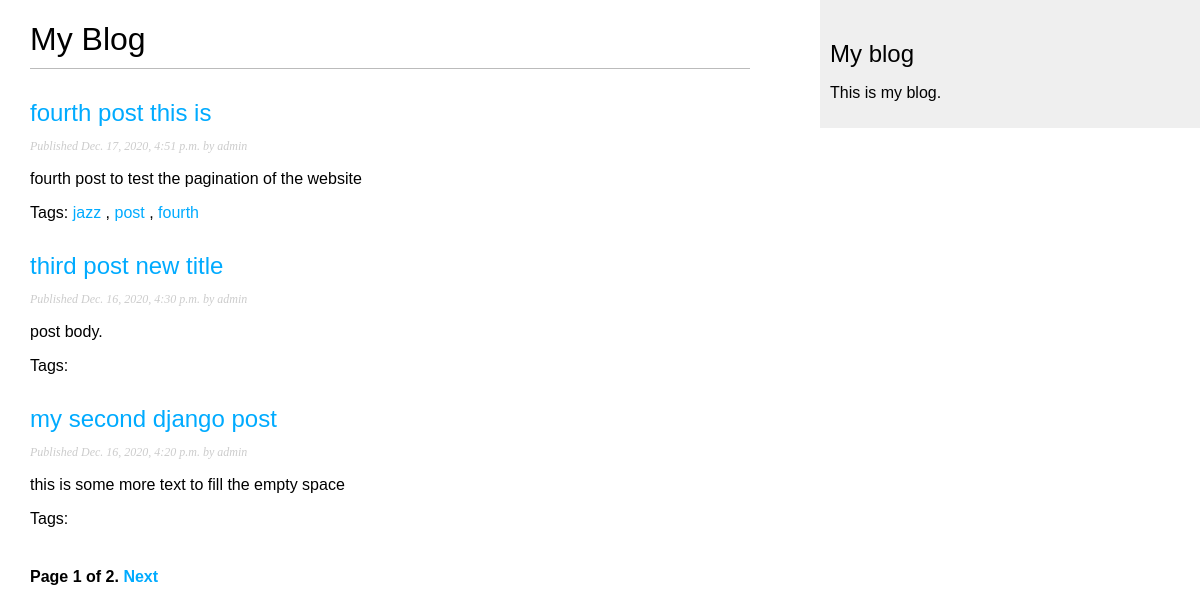
Screenshot of /blog/ with the database file from the repository.
### blog/models.py (models this page shows, shortened)
class Post(models.Model):
    objects = models.Manager()
    published = PublishedManager()
    tags = TaggableManager()
    STATUS_CHOICES = (
        ('draft', 'Draft'),
        ('published', 'Published'),
    )
    title = models.CharField(max_length=250)
    slug = models.SlugField(max_length=250,
                            unique_for_date='publish')
    author = models.ForeignKey(User,
                            on_delete=models.CASCADE,
                            related_name='blog_posts')
    body = models.TextField()
    publish = models.DateTimeField(default=timezone.now)
    created = models.DateTimeField(auto_now_add=True)
    updated = models.DateTimeField(auto_now=True)
    status = models.CharField(max_length=10,
                            choices=STATUS_CHOICES,
                            default='draft')
    class Meta:
        ordering = ('-publish',)
    def get_absolute_url(self):
        return reverse('blog:post_detail',
                        args=[self.publish.year,
                        self.publish.month,
                        self.publish.day, self.slug])

### blog/views.py (the view)
# urls.py: path('', views.post_list, name = 'post_list'),
def post_list(request, tag_slug=None):
    object_list = Post.published.all()
    tag = None
    if tag_slug:
        tag = get_object_or_404(Tag, slug = tag_slug)
        object_list = object_list.filter(tag__in=[tag])
    paginator = Paginator(object_list, 3)
    page = request.GET.get('page')
    try:
        posts = paginator.page(page)
    except PageNotAnInteger:
        posts = paginator.page(1)
    except EmptyPage:
        posts = paginator.page(paginator.num_pages)
    return render(request,
                'blog/post/list.html',
                {'page' : page,
                'posts' : posts,
                'tag' : tag})

### blog/models.py (called while the page is built)
    def get_queryset(self):
        return super(PublishedManager, self).get_queryset()\
            .filter(status='published')

### blog/templates/blog/post/list.html (shortened to what this page needs)
{% extends "blog/base.html" %}
{% block content %}
 <h1>My Blog</h1>
 {% for post in posts %}
 <h2>
 <a href="{{ post.get_absolute_url }}">
 {{ post.title }}
 </a>
 </h2>
 <p class="date">
 Published {{ post.publish }} by {{ post.author }}
 </p>
 {{ post.body|truncatewords:30|linebreaks }}
 <p class="tags">
    Tags:
    {% for tag in post.tags.all %}
    <a href="{% url "blog:post_list_by_tag" tag.slug %}">
    {{ tag.name }}
    </a>
    {% if not forloop.last %}, {% endif %}
    {% endfor %}
   </p>
 {% endfor %}
 {% include "pagination.html" with page=posts %}
{% endblock %}

### blog/templates/blog/base.html (shortened to what this page needs)
{% load static %}
<!DOCTYPE html>
<html>
<head>
 <link href="{% static "css/blog.css" %}" rel="stylesheet">
</head>
<body>
 <div id="content">
 {% block content %}
 {% endblock %}
 </div>
 <div id="sidebar">
 <h2>My blog</h2>
 <p>This is my blog.</p>
 </div>
</body>
</html>

### blog/templates/pagination.html (shortened to what this page needs)
<div class="pagination">
    <span class="step-links">
    <span class="current">
    Page {{ page.number }} of {{ page.paginator.num_pages }}.
    </span>
    {% if page.has_next %}
    <a href="?page={{ page.next_page_number }}">Next</a>
    {% endif %}
    </span>
   </div>

### blog/static/css/blog.css (style rules this page uses)
body { margin:0; padding:0; font-family:helvetica, sans-serif; }
a { color:#00abff; text-decoration:none; }
h1 { font-weight:normal; border-bottom:1px solid #bbb; padding:0 0 10px 0; }
h2 { font-weight:normal; margin:30px 0 0; }
#content { float:left; width:60%; padding:0 0 0 30px; }
#sidebar { float:right; width:30%; padding:10px; background:#efefef; height:100%; }
p.date { color:#ccc; font-family: georgia, serif; font-size: 12px; font-style: italic; }
.pagination { margin:40px 0; font-weight:bold; }

### rows the page displays
Post: title "fourth post this is", publish "Dec. 17, 2020, 4:51 p.m.", author "admin", body "fourth post to test the pagination of the website"
Tag: name "jazz"
Tag: name "post"
Tag: name "fourth"
Post: title "third post new title", publish "Dec. 16, 2020, 4:30 p.m.", author "admin", body "post body."
Post: title "my second django post", publish "Dec. 16, 2020, 4:20 p.m.", author "admin", body "this is some more text to fill the empty space"

### other values shown
{{ page.number }} "1"
{{ page.paginator.num_pages }} "2"
